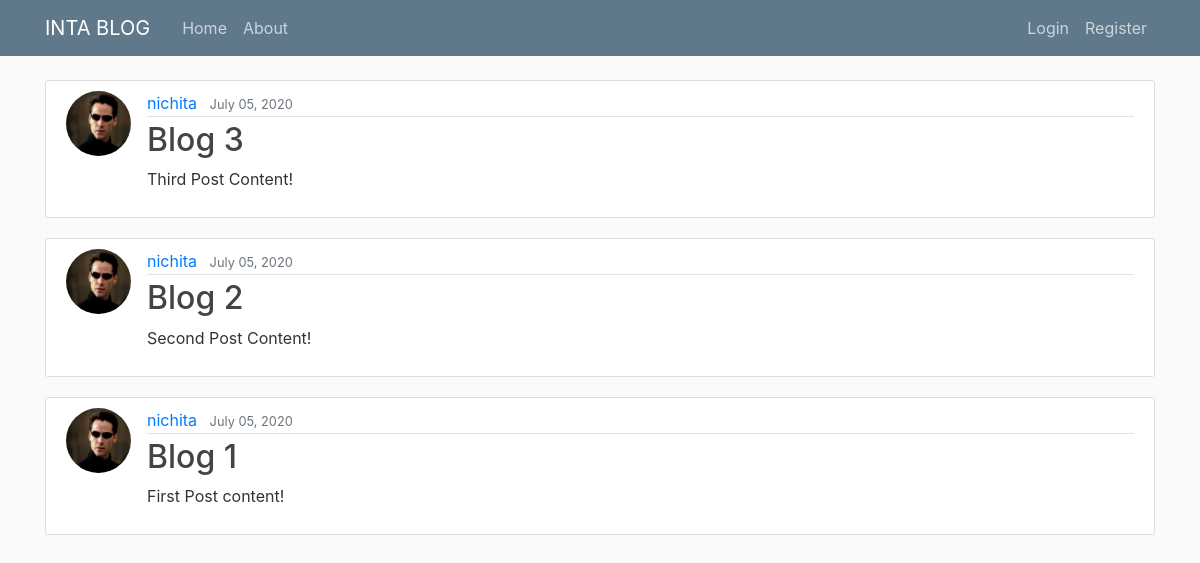
The app's page /, older data.
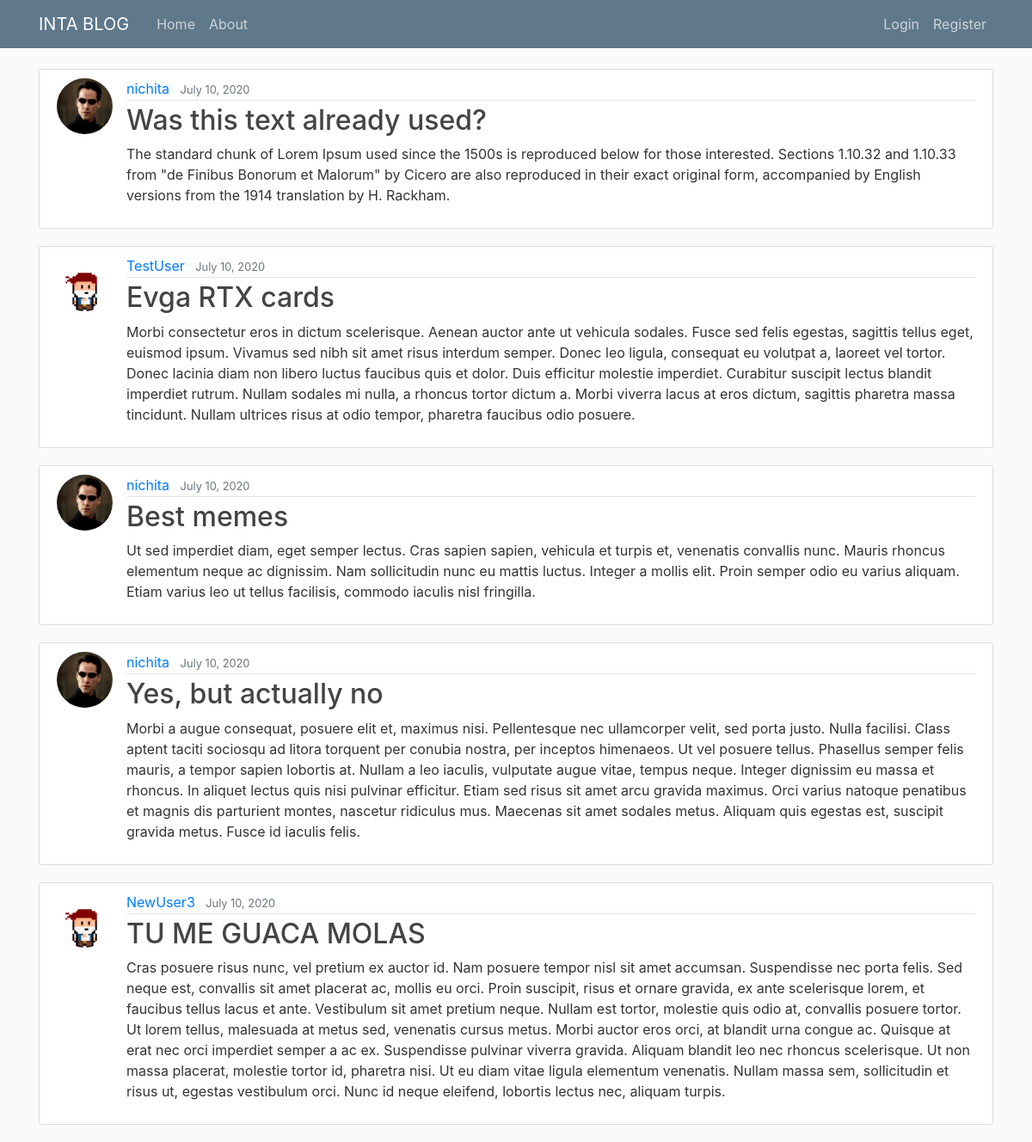
The same page, newer data.
### blog/models.py (models this page shows, shortened)
class Post(models.Model):
    title = models.CharField(max_length=100)
    content = models.TextField()
    date_posted = models.DateTimeField(default=timezone.now)
    author = models.ForeignKey(User, on_delete=models.CASCADE)

### users/models.py (models this page shows, shortened)
class Profile(models.Model):
    user = models.OneToOneField(User, on_delete=models.CASCADE)
    image = models.ImageField(default='default.jpg', upload_to='profile_pics')

### blog/views.py (the view)
# urls.py: path('', PostListView.as_view(), name='blog-home'),
class PostListView(ListView):
    model = Post
    template_name = 'blog/home.html' #<app>/<model>_<viewtype>.html
    context_object_name = 'posts'
    ordering = ['-date_posted']
    paginate_by = 5

### blog/templates/blog/home.html
{% extends "blog/base.html" %}
{% block content %}
        {% for post in posts %}
        <article class="media content-section">
            <img class="rounded-circle article-img" src="{{ post.author.profile.image.url }}">
            <div class="media-body">
              <div class="article-metadata">
                <a class="mr-2" href="#">{{ post.author }}</a>
                <small class="text-muted">{{ post.date_posted|date:"F d, Y" }}</small>
              </div>
              <h2><a class="article-title" href="#">{{ post.title }}</a></h2>
              <p class="article-content">{{ post.content }}</p>
            </div>
          </article>
        {% endfor %}
{% endblock content %}

Row changes from the older to the newer data that the page shows:
no longer on this page (row unchanged): Post: author.profile.image (picture), author "nichita", date_posted "July 05, 2020", title "Blog 3", content "Third Post Content!"
no longer on this page (row unchanged): Post: author.profile.image (picture), author "nichita", date_posted "July 05, 2020", title "Blog 2", content "Second Post Content!"
no longer on this page (row unchanged): Post: author.profile.image (picture), author "nichita", date_posted "July 05, 2020", title "Blog 1", content "First Post content!"
added Post: author.profile.image (picture), author "nichita", date_posted "July 10, 2020", title "Was this text already used?", content "The standard chunk of Lorem Ipsum used since the 1500s is reproduced below for those interested. Sections 1.10.32 and 1.10.33 from \"de Finibus Bonorum et Malorum\" by Cicero are also reproduced in their exact original form, accompanied by English versions from the 1914 translation by H. Rackham."
added Post: author.profile.image (placeholder picture), author "TestUser", date_posted "July 10, 2020", title "Evga RTX cards", content "Morbi consectetur eros in dictum scelerisque. Aenean auctor ante ut vehicula sodales. Fusce sed felis egestas, sagittis tellus eget, euismod ipsum. Vivamus sed nibh sit amet risus interdum semper. Donec leo ligula, consequat eu volutpat a, laoreet vel tortor. Donec lacinia diam non libero luctus faucibus quis et dolor. Duis efficitur molestie imperdiet. Curabitur suscipit lectus blandit imperdiet rutrum. Nullam sodales mi nulla, a rhoncus tortor dictum a. Morbi viverra lacus at eros dictum, sagittis pharetra massa tincidunt. Nullam ultrices risus at odio tempor, pharetra faucibus odio posuere."
added Post: author.profile.image (picture), author "nichita", date_posted "July 10, 2020", title "Best memes", content "Ut sed imperdiet diam, eget semper lectus. Cras sapien sapien, vehicula et turpis et, venenatis convallis nunc. Mauris rhoncus elementum neque ac dignissim. Nam sollicitudin nunc eu mattis luctus. Integer a mollis elit. Proin semper odio eu varius aliquam. Etiam varius leo ut tellus facilisis, commodo iaculis nisl fringilla."
added Post: author.profile.image (picture), author "nichita", date_posted "July 10, 2020", title "Yes, but actually no", content "Morbi a augue consequat, posuere elit et, maximus nisi. Pellentesque nec ullamcorper velit, sed porta justo. Nulla facilisi. Class aptent taciti sociosqu ad litora torquent per conubia nostra, per inceptos himenaeos. Ut vel posuere tellus. Phasellus semper felis mauris, a tempor sapien lobortis at. Nullam a leo iaculis, vulputate augue vitae, tempus neque. Integer dignissim eu massa et rhoncus. In aliquet lectus quis nisi pulvinar efficitur. Etiam sed risus sit amet arcu gravida maximus. Orci varius natoque penatibus et magnis dis parturient montes, nascetur ridiculus mus. Maecenas sit amet sodales metus. Aliquam quis egestas est, suscipit gravida metus. Fusce id iaculis felis."
added Post: author.profile.image (placeholder picture), author "NewUser3", date_posted "July 10, 2020", title "TU ME GUACA MOLAS", content "Cras posuere risus nunc, vel pretium ex auctor id. Nam posuere tempor nisl sit amet accumsan. Suspendisse nec porta felis. Sed neque est, convallis sit amet placerat ac, mollis eu orci. Proin suscipit, risus et ornare gravida, ex ante scelerisque lorem, et faucibus tellus lacus et ante. Vestibulum sit amet pretium neque. Nullam est tortor, molestie quis odio at, convallis posuere tortor. Ut lorem tellus, malesuada at metus sed, venenatis cursus metus. Morbi auctor eros orci, at blandit urna congue ac. Quisque at erat nec orci imperdiet semper a ac ex. Suspendisse pulvinar viverra gravida. Aliquam blandit leo nec rhoncus scelerisque. Ut non massa placerat, molestie tortor id, pharetra nisi.…"
